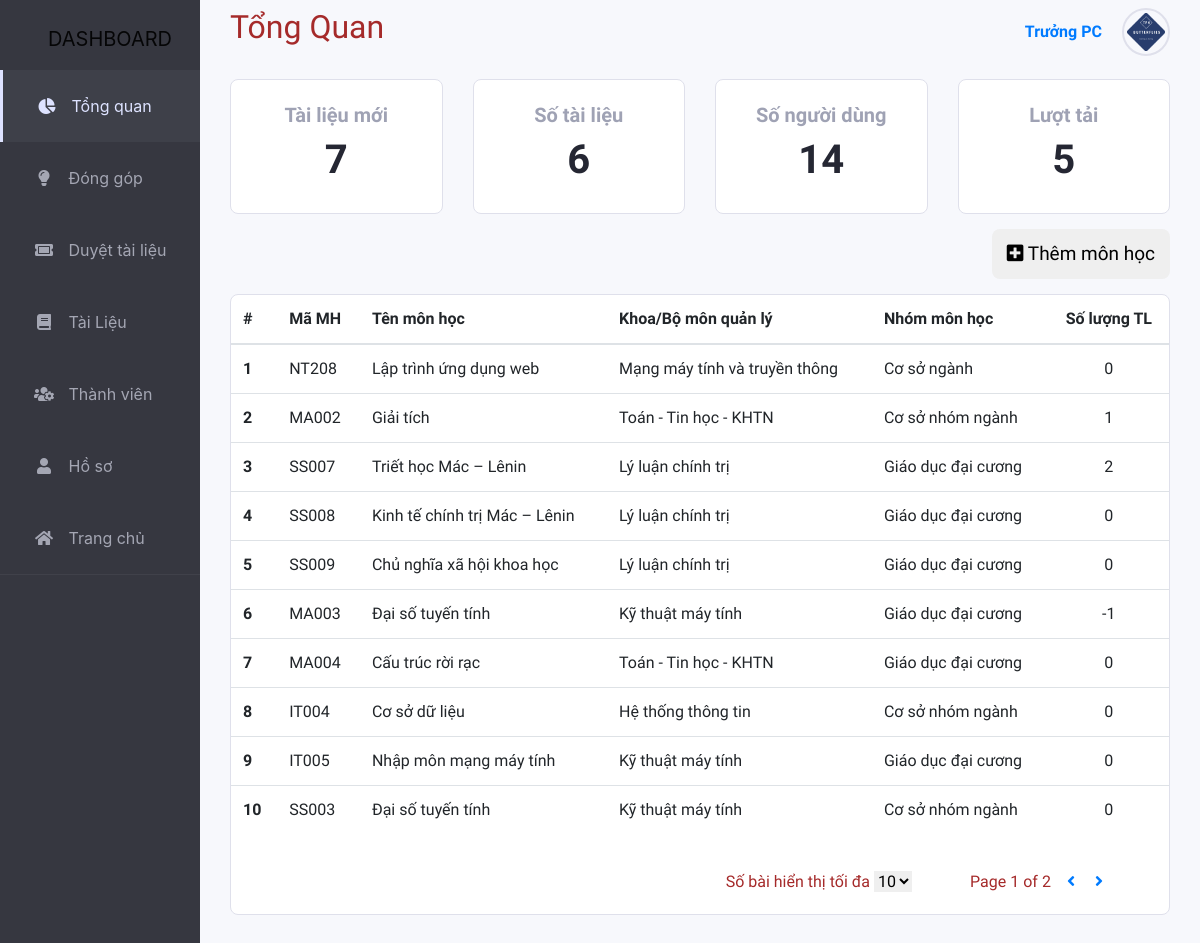
The page /dashboard/ (signed in) on the database its author committed.
### myproject/models.py (models this page shows, shortened)
class MonHoc(models.Model):
    MaMH = models.CharField(max_length=10, primary_key=True, help_text="NT208")
    TenMH = models.CharField(
        max_length=150, help_text="Lập trình ứng dụng web")
    Khoa_Choices = (
        ('CongNghePhanMem', 'Công nghệ phần mềm'),
        ('KyThuatMayTinh', 'Kỹ thuật máy tính'),
        ('KhoaHocMayTinh', 'Khoa học máy tính'),
        ('HeThongThongTin', 'Hệ thống thông tin'),
        ('MangMayTinhTruyenThong', 'Mạng máy tính và truyền thông'),
        ('KyThuatThongTin', 'Khoa học và kỹ thuật thông tin'),
        ('LyLuanChinhTri', 'Lý luận chính trị'),
        ('ToanTinKHTN', 'Toán - Tin học - KHTN'),
        ('NgoaiNgu', 'Ngoại ngữ'),
        ('Khac', 'Khác')
    )
    Khoa = models.CharField(
        max_length=30, choices=Khoa_Choices, default='Khac')
    NhomMH_Choices = (
        ('GiaoDucDaiCuong', 'Giáo dục đại cương'),
        ('CoSoNhomNganh', 'Cơ sở nhóm ngành'),
        ('CoSoNganh', 'Cơ sở ngành'),
        ('ChuyenNganh', 'Chuyên ngành'),
        ('Khac', 'Khác')
    )
    NhomMH = models.CharField(
        max_length=30, choices=NhomMH_Choices, default='Khac')
    MoTa = models.CharField(
        max_length=1000, help_text="Mô tả tổng quan về môn học, khối kiến thức sẽ được học...")
    SoLuongTL = models.IntegerField(default=0)
    search = models.TextField()

### myproject/views.py (the view, shortened to what this page needs)
# urls.py: path('dashboard/', views.dashboard_view, name='dashboard_view'),
def dashboard_view(request):
    if not request.user.is_active:
        return HttpResponseRedirect(reverse('DangNhap_view'))
    data = MonHoc.objects.all()
    overview = {
            'new_doc': TaiLieu.objects.filter(KiemDuyet=False).count(),
            'old_doc': TaiLieu.objects.filter(KiemDuyet=True).count(),
            'num_user': User.objects.filter(is_active=True).count(),
            'num_download': TaiLieu.objects.aggregate(Sum('LuotTai'))
        }
    if request.user.is_staff:
        if request.method == 'POST':
            form = ThemMonHoc(request.POST)
            if form.is_valid():
                instance = form.save(commit=False)
                instance.search = unidecode(
                    instance.TenMH + ' ' + instance.get_Khoa_display()+' ' + instance.MaMH)
                instance.save()
                messages.add_message(request, messages.INFO,
                                     'Thêm môn học thành công')
            if(form.errors):
                messages.add_message(request, messages.INFO,
                                     'Mã môn học đã tồn tại. Thêm môn học thất bại')
    form = ThemMonHoc()
    num = 10
    if request.GET.get('num'):
        num = int(request.GET.get('num'))
    p = Paginator(data, num)
    page = request.GET.get('page')
    monhoc = p.get_page(page)
    return render(
        request,
        'db_home.html',
        {
            'form': form,
            'monhoc': monhoc,
            'overview': overview,
            'num': num
        }
    )

### myproject/forms.py
class ThemMonHoc(forms.ModelForm):
    class Meta:
        model = MonHoc
        fields = (
            'MaMH', 'TenMH', 'Khoa', 'NhomMH', 'MoTa',
        )
        widgets = {
            'MaMH': forms.TextInput(attrs={'class': 'form-control'}),
            'TenMH': forms.TextInput(attrs={'class': 'form-control'}),
            'Khoa': forms.Select(attrs={'class': 'form-control'}),
            'NhomMH': forms.Select(attrs={'class': 'form-control'}),
            'MoTa': forms.Textarea(attrs={'class': 'form-control'}),
        }

### myproject/templates/db_home.html (shortened to what this page needs)
{% extends "dashboard_base.html" %}
{% load mathfilters %}
{% block TrangTQ %}horizontal{% endblock%}
{% block TieuDe %}Tổng Quan{% endblock %}
{% block content %}
<div class="row TongQuan">
    <div class="col-6 col-md-3">
        <a class="overview" href="#">
            <span class="name">Tài liệu mới</span>
            <span class="number">{{ overview.new_doc }}</span>
        </a>
    </div>
    <div class="col-6 col-md-3 ">
        <a class="overview" href="#">
            <span class="name">Số tài liệu</span>
            <span class="number">{{ overview.old_doc }}</span>
        </a>
    </div>
    <div class="col-6 col-md-3 pt-2 pt-md-0">
        <a class="overview" href="#">
            <span class="name">Số người dùng</span>
            <span class="number">{{ overview.num_user }}</span>
        </a>
    </div>
    <div class="col-6 col-md-3 pt-2 pt-md-0">
        <a class="overview" href="#">
            <span class="name" >Lượt tải</span>
            <span class="number">{{ overview.num_download.LuotTai__sum }}</span>
        </a>
    </div>
</div>
{% if user.is_staff %}
<div class="row subjects">
    <div style="display: block; width: 100%;">
        <button class="add-subject" type="submit" data-toggle="modal" data-target="#exampleModal">
            <i class="fas fa-plus-square"></i> Thêm môn học
        </button>
    </div>
</div>
{% endif %}
<div class="row col-12" style="margin-bottom: 30px;">
    <div class="col-12 list-subject">
        <table class="table table-hover">
            <thead>
                <tr>
                <th scope="col" class="align-middle" style="border-top:0">#</th>
                <th scope="col" class="align-middle" style="border-top:0">Mã MH</th>
                <th scope="col" class="align-middle" style="border-top:0">Tên môn học</th>
                <th scope="col" class="align-middle" style="border-top:0">Khoa/Bộ môn quản lý</th>
                <th scope="col" class="align-middle" style="border-top:0">Nhóm môn học</th>
                <th scope="col" class="align-middle text-center" style="border-top:0">Số lượng TL</th>
                </tr>
            </thead>
            <tbody>
            {% for item in monhoc %}
                <tr>
                    <th class="align-middle" scope="row">{{ monhoc.number| sub:1| mul:num| add:forloop.counter }}</th>
                    <td class="align-middle" >{{ item.MaMH }}</td>
                    <td class="align-middle" >{{ item.TenMH }}</td>
                    <td class="align-middle" >{{ item.get_Khoa_display }}</td>
                    <td class="align-middle">{{ item.get_NhomMH_display }}</td>
                    <td class="text-center align-middle">{{ item.SoLuongTL }}</td>
                </tr>
            {% endfor %}
            </tbody>
        </table>
        <div class="list-subject-footer row">
            <div class="so-bai col-9">
                <p style="display: inline;">Số bài hiển thị tối đa</p>
                <select id="maximum-number" name="maximum-number" style="border: none; "
                    onchange="window.location.href='?num='+this.value">
                    <option value={{num}} selected>{{num}}</option>
                </select>
            </div>
            <div class="tong-bai col-2" style="min-width: 200px;">
                    <p style="display: inline;">Page {{ monhoc.number }} of {{ monhoc.paginator.num_pages }}</p>
                {% if monhoc.has_previous %}
                    <a style="text-decoration: none" href="?num={{num}}&page={{ monhoc.previous_page_number }}"
                        class="backward">&nbsp;<i class="fas fa-angle-left">&nbsp;</i></a>
                {% else %}
                    <a style="text-decoration: none" class="backward"><i class="fas fa-angle-left"></i></a>
                {% endif %}
                {% if monhoc.has_next %}
                    <a style="text-decoration: none" href="?num={{num}}&page={{ monhoc.next_page_number }}"
                        class="forward">&nbsp;<i class="fas fa-angle-right"></i>&nbsp;</a>
                {% else %}
                    <a style="text-decoration: none" class="forward"><i class="fas fa-angle-right"></i></a>
                {% endif %}
            </div>
        </div>
    </div>
</div>
{% endblock content %}

### myproject/templates/dashboard_base.html (shortened to what this page needs)
{% load static %}
{% load mathfilters %}
<!DOCTYPE html>
<html lang="vi">
<head>
    <link rel="stylesheet" href="{% static 'css/dashboard2.css' %}">
    <link rel="stylesheet" href="https://cdnjs.cloudflare.com/ajax/libs/font-awesome/5.15.1/css/all.min.css" />
    <link rel="stylesheet" href="https://cdn.jsdelivr.net/npm/bootstrap@4.5.3/dist/css/bootstrap.min.css"
>
</head>
<body style="background-color: #363740;">
    <div class="container-fluid" style="padding:0px">
            <nav class="navbar navbar-expand-lg navbar-light fixed-top sidebar col-lg-2 p-0" style='display:inline-block'>
                <a class="navbar-brand text-center pt-lg-4 pb-lg-3 pl-lg-4 pl-xl-5 pl-3" href="#">DASHBOARD</a>
                <div class="collapse navbar-collapse" id="navbarSupportedContent">
                    <ul class="list-item p-0 w-100">
                        <li class="item {% block TrangTQ %}{% endblock %}">
                            <a class="nav-link pl-2 p-lg-3 p-xl-4" href="{% url 'dashboard_view' %}">
                                <i class="fas fa-chart-pie"></i>
                                <p>Tổng quan</p>
                            </a>
                        </li>
                        <li class="item {% block TrangDGTL %}{% endblock %}">
                            <a class="nav-link pl-2 p-lg-3 p-xl-4" href="{% url 'DongGopTL_view' %}">
                                <i class="fas fa-lightbulb"></i>
                                <p>Đóng góp</p>
                            </a>
                        </li>
                        {% if user.is_staff %}
                        <li class="item {% block TrangDTL %}{% endblock %}">
                            <a class="nav-link pl-2 p-lg-3 p-xl-4" href="{% url 'DuyetTL_view' %}">
                                <i class="fas fa-ticket-alt"></i>
                                <p>Duyệt tài liệu</p>
                            </a>
                        </li>
                        {% endif %}
                        <li class="item {% block TrangTL %}{% endblock %}">
                            <a class="nav-link pl-2 p-lg-3 p-xl-4" href="{% url 'TaiLieu_view' %}">
                                <i class="fas fa-book"></i>
                                <p>Tài Liệu</p>
                            </a>
                        </li>
                        {% if user.is_staff %}
                        <li class="item {% block TrangTV %}{% endblock %}">
                            <a class="nav-link pl-2 p-lg-3 p-xl-4" href="{% url 'ThanhVien_view' %}">
                                <i class="fas fa-users-cog"></i>
                                <p>Thành viên</p>
                            </a>
                        </li>
                        {% endif %}
                        <li class="item {% block TrangTT %}{% endblock %}">
                            <a class="nav-link pl-2 p-lg-3 p-xl-4" href="{% url 'ThongTinCaNhan_view' %}">
                                <i class="fas fa-user"></i>
                                <p>Hồ sơ</p>
                            </a>
                        </li>
                        <li class="item">
                            <a class="nav-link pl-2 p-lg-3 p-xl-4" href="/">
                                <i class="fas fa-home"></i>
                                Trang chủ
                            </a>
                        </li>
                    </ul>
                </div>
            </nav>
        </div>
        <div class="content col-12 col-lg-10 mt-3 pt-5 mt-lg-0 pt-xl-2">
            <div class="row pb-2">
                <div class="col-6">
                    <h2 class="TieuDe">{% block TieuDe %}{% endblock %}</h2>
                </div>
                <div class="col-6">
                    <div class="user">
                        <a class="nav-link" href="#" data-toggle="dropdown" style="padding: 0; " aria-expanded="false">
                            <div class="row nav-justified">
                                <div class="align-self-center"
                                    style="padding-left:20px; padding-right:20px; font-weight:600">
                                    {{user.first_name}}
                                </div>
                                <div class="avatar-frame">
                                    <div class="avatar"
                                        style="background: url('{{ user.last_name }}');background-repeat: no-repeat; background-size: cover; background-position: center;">
                                    </div>
                                </div>
                            </div>
                        </a>
                    </div>
                </div>
            </div>
            {% block content%}{% endblock %}
        </div>
</body>
</html>

### myproject/static/css/dashboard2.css (style rules this page uses)
body { margin: 0; font-size: 14px; background-color: #363740; font-family: 'Montserrat', sans-serif; }
.sidebar { background-color: #363740; float: left; position: fixed; }
.sidebar div { width: 100%; }
.sidebar .list-item,.list-option { border-bottom: #40414A solid 0.5px; list-style: none; }
.sidebar .list-item .item { margin: 0px; color: #A4A6B3; }
.sidebar .list-item .horizontal { border-left: #DDE2FF solid 3px; background-color: #3E4049; color: #DDE2FF; }
.sidebar a:-webkit-any-link { color: #A4A6B3; cursor: pointer; text-decoration: none; }
.horizontal a:-webkit-any-link { color: #DDE2FF; }
.sidebar .item i { display: inline-block; width: 40px; text-align: center; }
.sidebar .list-item .item p { display: inline-block; margin: 0; }
.content { background-color: #F7F8FC; color: brown; display: block; min-height: 100vh; font-family: 'Mulish', sans-serif; float: right; }
.content .overview { height: 135px; }
.content .subjects .add-subject { height: 50px; margin-bottom: 15px; }
.content .row { margin-left: 0px; margin-right: 0px; }
.overview { display: block; background: #FFFFFF; border: solid 1px; border-radius: 8px; border-color: #DFE0EB; text-align: center; font-family: 'Mulish', sans-serif; font-weight: bold; }
.overview .name { color: #9FA2B4; font-size: 20px; display: inherit; padding-top: 20px; }
.overview .number { color: #252733; font-size: 40px; }
.TongQuan { margin: 15px 0px 15px 0px; }
.add-subject { display: block; float: right; border-radius: 8px; font-family: 'Mulish', sans-serif; font-size: 19px; border: none; padding: 0px 15px ; margin-right: 15px; }
.avatar-frame { float: right; height:48px; width: 48px; border-radius: 25px; border: solid 2px #DFE0EB; }
.avatar { height:42px; width: 42px; margin: 1px; background-position: center; background-repeat: no-repeat; background-size: cover; border-radius: 22px; border: solid 2px #F7F8FC; background-size: 100%; }
.user { float: right; }
.list-subject { border-radius: 8px; border:solid 1px #DFE0EB; background-color: #FFFFFF; }
.col-12.list-subject { padding: 0; }
.list-subject-footer { text-align: right; padding: 20px 15px; }
.tong-bai.col-2 { padding-right: 20px; }

### rows shown on the page
MonHoc: number|sub "1", MaMH "NT208", TenMH "Lập trình ứng dụng web", Khoa "Mạng máy tính và truyền thông", NhomMH "Cơ sở ngành", SoLuongTL "0"
MonHoc: number|sub "2", MaMH "MA002", TenMH "Giải tích", Khoa "Toán - Tin học - KHTN", NhomMH "Cơ sở nhóm ngành", SoLuongTL "1"
MonHoc: number|sub "3", MaMH "SS007", TenMH "Triết học Mác – Lênin", Khoa "Lý luận chính trị", NhomMH "Giáo dục đại cương", SoLuongTL "2"
MonHoc: number|sub "4", MaMH "SS008", TenMH "Kinh tế chính trị Mác – Lênin", Khoa "Lý luận chính trị", NhomMH "Giáo dục đại cương", SoLuongTL "0"
MonHoc: number|sub "5", MaMH "SS009", TenMH "Chủ nghĩa xã hội khoa học", Khoa "Lý luận chính trị", NhomMH "Giáo dục đại cương", SoLuongTL "0"
MonHoc: number|sub "6", MaMH "MA003", TenMH "Đại số tuyến tính", Khoa "Kỹ thuật máy tính", NhomMH "Giáo dục đại cương", SoLuongTL "-1"
MonHoc: number|sub "7", MaMH "MA004", TenMH "Cấu trúc rời rạc", Khoa "Toán - Tin học - KHTN", NhomMH "Giáo dục đại cương", SoLuongTL "0"
MonHoc: number|sub "8", MaMH "IT004", TenMH "Cơ sở dữ liệu", Khoa "Hệ thống thông tin", NhomMH "Cơ sở nhóm ngành", SoLuongTL "0"
MonHoc: number|sub "9", MaMH "IT005", TenMH "Nhập môn mạng máy tính", Khoa "Kỹ thuật máy tính", NhomMH "Giáo dục đại cương", SoLuongTL "0"
MonHoc: number|sub "10", MaMH "SS003", TenMH "Đại số tuyến tính", Khoa "Kỹ thuật máy tính", NhomMH "Cơ sở nhóm ngành", SoLuongTL "0"

### other values the page prints
{{ user.first_name }} "Trưởng PC"
{{ overview.new_doc }} "7"
{{ overview.old_doc }} "6"
{{ overview.num_user }} "14"
{{ overview.num_download.LuotTai__sum }} "5"
{{ monhoc.number }} "1"
{{ monhoc.paginator.num_pages }} "2"
form field maximum-number "10"
